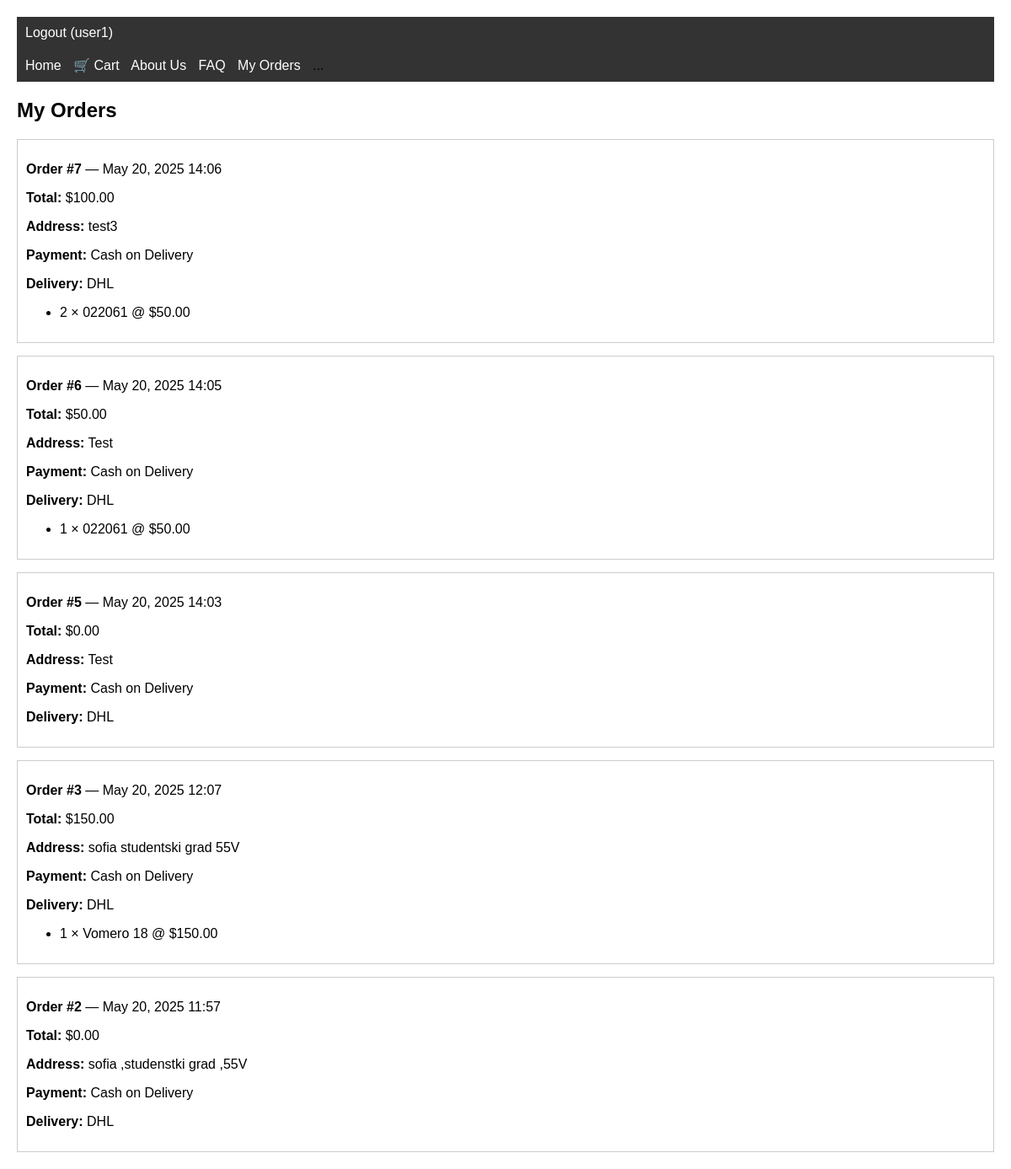
/products/my-orders/ (signed in), run on an earlier commit of the app's database.
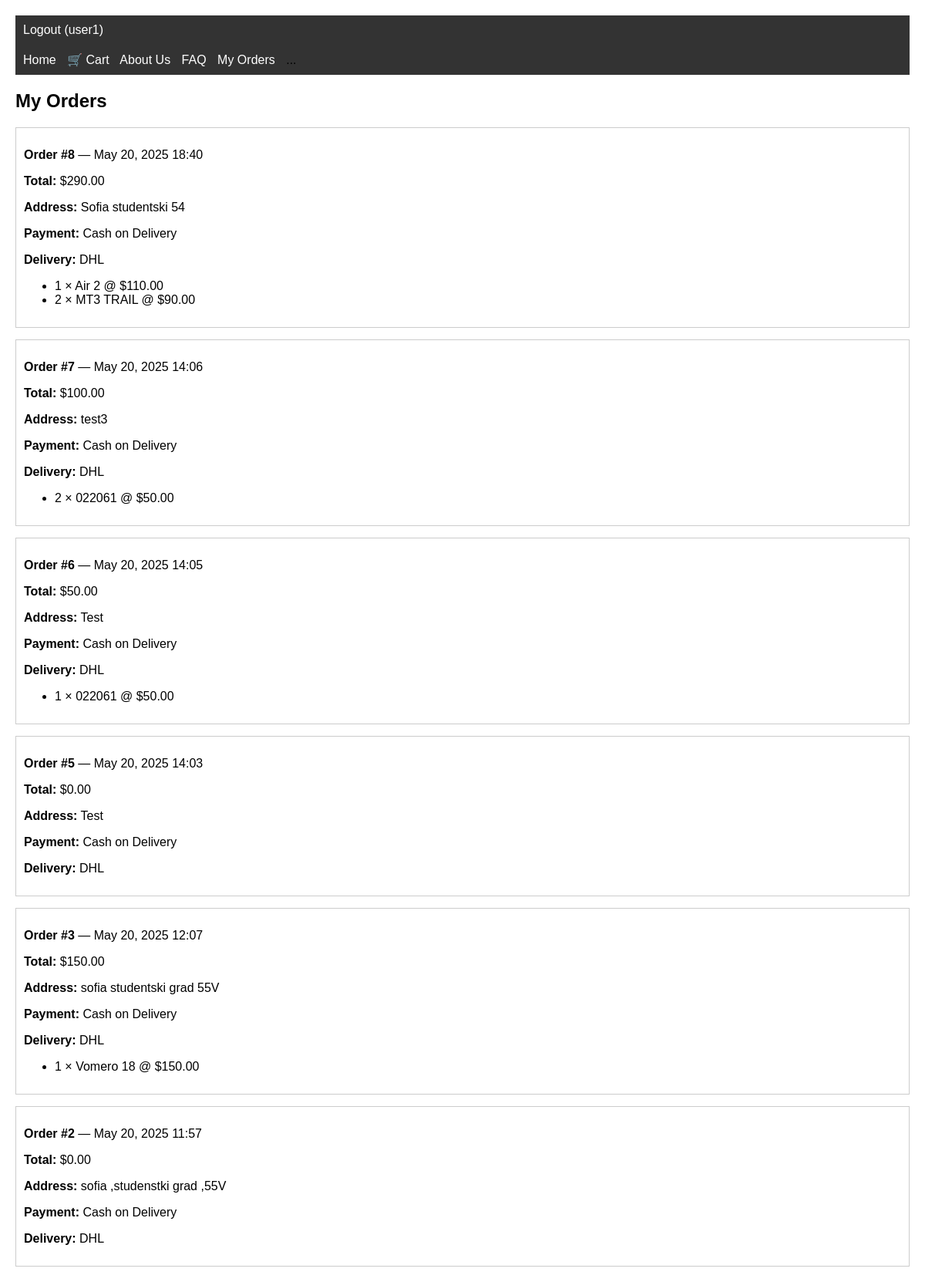
And on a later commit of the database.
### products/models.py (models this page shows, shortened)
class Order(models.Model):
    PAYMENT_CHOICES = [
        ('cash', 'Cash on Delivery'),
        ('card', 'Credit/Debit Card'),
    ]
    user = models.ForeignKey(User, on_delete=models.CASCADE)
    address = models.TextField()
    payment_type = models.CharField(max_length=10, choices=PAYMENT_CHOICES)
    delivery_service = models.CharField(default='DHL', max_length=100)
    created_at = models.DateTimeField(auto_now_add=True)
    def total_price(self):
        return sum(item.total_price() for item in self.items.all())

class OrderItem(models.Model):
    order = models.ForeignKey(Order, related_name='items', on_delete=models.CASCADE)
    shoe = models.ForeignKey(Shoe, on_delete=models.CASCADE)
    quantity = models.PositiveIntegerField()
    price = models.DecimalField(max_digits=10, decimal_places=2)
    size = models.CharField(max_length=5, default= '42')
    def total_price(self):
        return self.quantity * self.price

class Shoe(models.Model):
    name = models.CharField(max_length=255)
    brand = models.CharField(max_length=100)
    price = models.DecimalField(max_digits=10, decimal_places=2)
    description = models.TextField(blank = True)
    image = models.ImageField(upload_to='shoes/', blank=True, null=True)
    stock = models.PositiveIntegerField()
    size = models.CharField(max_length=5,default= '42')

### products/views.py (the view)
# urls.py: path('my-orders/', my_orders, name='my_orders'),
@login_required
def my_orders(request):
    orders = Order.objects.filter(user=request.user).order_by('-created_at')
    return render(request, 'products/my_orders.html', {'orders': orders})

### templates/products/my_orders.html
{% extends 'base.html' %}
{% block content %}
<h2>My Orders</h2>
{% if orders %}
    {% for order in orders %}
        <div style="border:1px solid #ccc; padding:10px; margin-bottom:15px;">
            <p><strong>Order #{{ order.id }}</strong> — {{ order.created_at|date:"M d, Y H:i" }}</p>
            <p><strong>Total:</strong> ${{ order.total_price|floatformat:2 }}</p>
            <p><strong>Address:</strong> {{ order.address }}</p>
            <p><strong>Payment:</strong> {{ order.get_payment_type_display }}</p>
            <p><strong>Delivery:</strong> {{ order.delivery_service }}</p>
            <ul>
                {% for item in order.items.all %}
                    <li>{{ item.quantity }} × {{ item.shoe.name }} @ ${{ item.price }}</li>
                {% endfor %}
            </ul>
        </div>
    {% endfor %}
{% else %}
    <p>You haven't placed any orders yet.</p>
{% endif %}
{% endblock %}

What changed in the data, as far as the page shows it:
added Order: id "8", created_at "May 20, 2025 18:40", total_price "290.00", address "Sofia studentski 54", payment_type "Cash on Delivery", delivery_service "DHL"
added OrderItem: quantity "1", shoe.name "Air 2", price "110.00", shown under "8"
added OrderItem: quantity "2", shoe.name "MT3 TRAIL", price "90.00", shown under "8"
